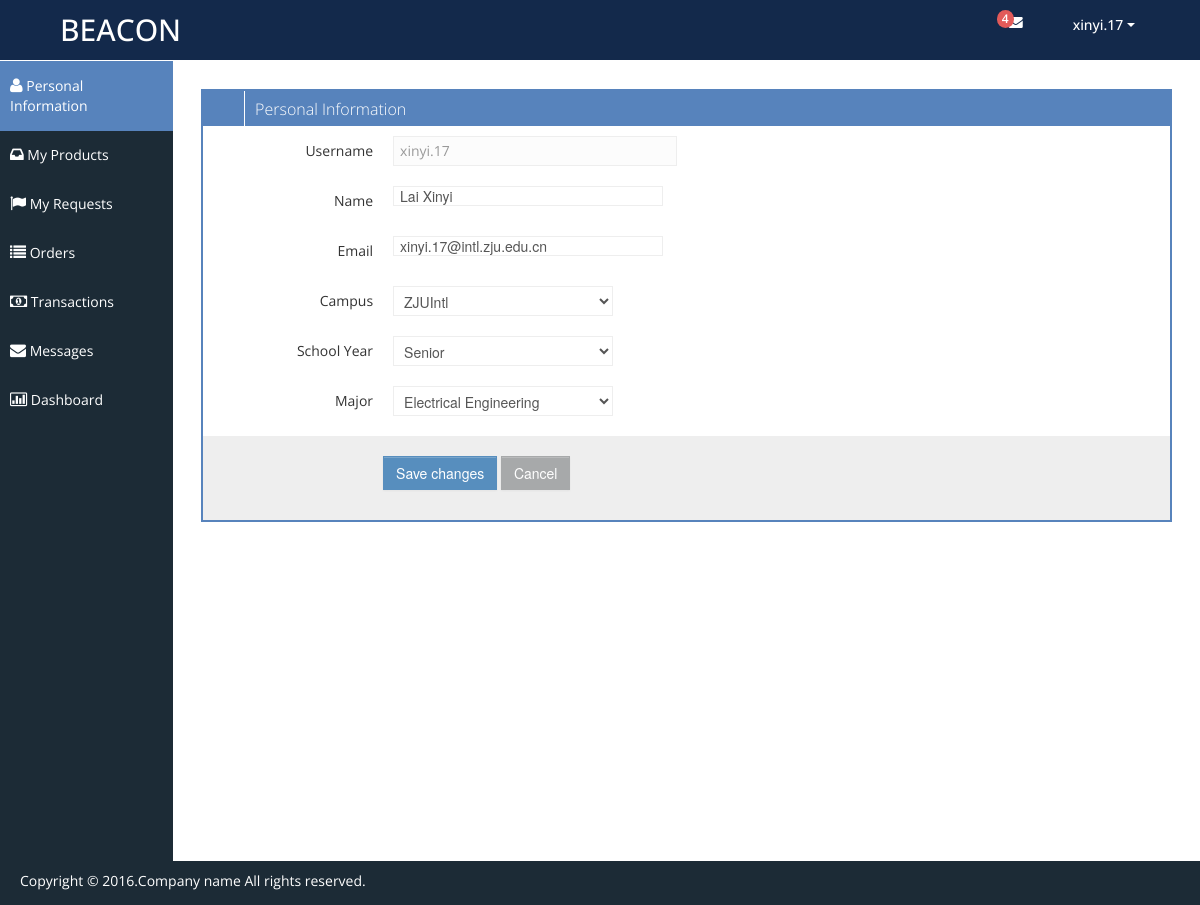
Screenshot of /profile.php (signed in) with the database file from the repository.
### tables this page shows
CREATE TABLE `Users` (
  `NetId` varchar(50) NOT NULL,
  `Password` varchar(50) DEFAULT NULL,
  `Name` varchar(50) DEFAULT NULL,
  `Email` varchar(50) DEFAULT NULL,
  `Campus` varchar(10) DEFAULT NULL,
  `Major` varchar(10) DEFAULT NULL,
  `Year` varchar(10) DEFAULT NULL,
  `DateJoin` timestamp NOT NULL DEFAULT CURRENT_TIMESTAMP
);

### profile.php (the view, shortened to what this page needs)
<?php
	$curr_user = $_SESSION['curr_user'];
	if (empty($curr_user)) {
		$msg = "curr_user is empty";
	}
	else {
		$conn = connectDB();
		if ($_SERVER["REQUEST_METHOD"] == "POST") {
			$name = ppc($_POST["name"]);
			$email = ppc($_POST["email"]);
			$campus = $_POST['campus'];
			$major = $_POST['major'];
			$year = $_POST['year'];
			$msg = $nameErr = $emailErr = "";
			if (empty($name)) {
				$nameErr = "* Name cannot be empty.";
			}
			if (empty($email)) {
				$emailErr = "* Email cannot be empty.";
			} else if (!preg_match("/([\w\-]+\@[\w\-]+\.[\w\-]+)/",$email)) {
				$emailErr = "* Invalid email format.";
			}
			if ($nameErr || $emailErr) {
				$msg = "* Please check your input again";
			}
			else {
				$sql = "UPDATE Users
						SET name = '$name', campus = '$campus', email = '$email', major = '$major', year = '$year'
						WHERE NetId = '$curr_user'";
				if ($conn->query($sql)) {
					$msg = "Successfully changed!";
				} else {
					$msg = "Error: " . $sql . "<br>" . $conn->error;
				}
			}
		}
		else {
			$sql = "SELECT * FROM Users WHERE NetId='$curr_user' ";
			$result = $conn->query($sql);
			if ($result && $result->num_rows == 1) {
				$row = $result->fetch_assoc();
				$name = $row["Name"];
				$email = $row["Email"];
				$campus = $row["Campus"];
				$year = $row["Year"];
				$major = $row["Major"];
			} else {
				$msg = "curr_user is not in database!";
			}
		}
	}
?>
<!DOCTYPE html>
<html lang="en">
<head>
	<link id="bootstrap-style" href="css/bootstrap.min.css" rel="stylesheet">
	<link href="css/bootstrap-responsive.min.css" rel="stylesheet">
	<link id="base-style" href="css/style.css" rel="stylesheet">
	<link id="base-style-responsive" href="css/style-responsive.css" rel="stylesheet">
</head>
<body>
	<div class="navbar">
		<div class="navbar-inner">
			<div class="container-fluid">
				<a class="brand" href="index.html"><span>BEACON</span></a>
				<div class="nav-no-collapse header-nav">
					<ul class="nav pull-right">
						<li class="dropdown hidden-phone">
							<a class="btn dropdown-toggle" data-toggle="dropdown" href="#">
								<i class="icon-envelope"></i>
								<span class="badge red">
								4 </span>
							</a>
						</li>
						<li class="dropdown">
							<a class="btn dropdown-toggle" data-toggle="dropdown" href="#">
								<span><?php echo $curr_user; ?></span>
								<span class="caret"></span>
							</a>
						</li>
					</ul>
				</div>
			</div>
		</div>
	</div>
	<div class="container-fluid-full">
	<div class="row-fluid">
	<div id="sidebar-left" class="span2">
		<div class="nav-collapse sidebar-nav">
			<ul class="nav nav-tabs nav-stacked main-menu">
				<li><a href="profile.php"><i class="icon-user"></i><span class="hidden-tablet"> Personal Information</span></a></li>
				<li><a href="myproducts.html"><i class="icon-inbox"></i><span class="hidden-tablet"> My Products</span></a></li>
				<li><a href="myrequests.html"><i class="icon-flag"></i><span class="hidden-tablet"> My Requests</span></a></li>
				<li><a href="orders.html"><i class="icon-list"></i><span class="hidden-tablet"> Orders</span></a></li>
				<li><a href="transactions.html"><i class="icon-money"></i><span class="hidden-tablet"> Transactions</span></a></li>
				<li><a href="messages.html"><i class="icon-envelope"></i><span class="hidden-tablet"> Messages</span></a></li>
				<li><a href="dashboard.html"><i class="icon-bar-chart"></i><span class="hidden-tablet"> Dashboard</span></a></li>
			</ul>
		</div>
	</div>
	<div id="content" class="span10">
		<div class="row-fluid sortable">
			<div class="box span12">
				<div class="box-header" data-original-title>
					<h2><i class="halflings-icon white edit"></i><span class="break"></span>Personal Information</h2>
					<div class="box-icon">
						<a href="#" class="btn-setting"><i class="halflings-icon white wrench"></i></a>
						<a href="#" class="btn-minimize"><i class="halflings-icon white chevron-up"></i></a>
						<a href="#" class="btn-close"><i class="halflings-icon white remove"></i></a>
					</div>
				</div>
				<div class="box-content">
					<form class="form-horizontal" action="<?php echo $_SERVER['PHP_SELF'];?>" method="POST">
						<fieldset>
							<div class="control-group">
								<label class="control-label">Username</label>
								<div class="controls">
									<span class="input-xlarge uneditable-input"><?php echo $curr_user; ?></span>
								</div>
							</div>
							<div class="control-group">
								<label class="control-label" for="focusedInput">Name</label>
								<div class="controls">
									<input class="input-xlarge focused" id="focusedInput" type="text" name="name" value="<?php echo $name; ?>">
								</div>
							</div>
							<div class="control-group">
								<label class="control-label" for="focusedInput">Email</label>
								<div class="controls">
									<input class="input-xlarge focused" id="focusedInput" type="text" name="email" value="<?php echo $email; ?>">
								</div>
							</div>
							<div class="control-group">
								<label class="control-label" for="selectError3">Campus</label>
								<div class="controls">
								<select id="selectError3" name="campus">
									<option <?php echo $campus=='ZJUIntl' ? 'selected':'' ?>>ZJUIntl</option>
								</select>
								</div>
							</div>
							<div class="control-group">
								<label class="control-label" for="selectError3">School Year</label>
								<div class="controls">
								<select id="selectError3" name="year">
									<option <?php echo $year=='Senior' ? 'selected':'' ?>>Senior</option>
								</select>
								</div>
							</div>
							<div class="control-group">
								<label class="control-label" for="selectError3">Major</label>
								<div class="controls">
								<select id="selectError3" name="major">
									<option value='EE' <?php echo $major=='EE' ? 'selected':'' ?>>Electrical Engineering</option>
								</select>
								</div>
							</div>
							<div class="form-actions">
								<button type="submit" class="btn btn-primary">Save changes</button>
								<button class="btn">Cancel</button>
							</div>
						</fieldset>
						</form>
				</div>
			</div>
		</div>
</div>
		</div>
		</div>
	<footer>
		<p>
			<span style="text-align:left;float:left">Copyright &copy; 2016.Company name All rights reserved.</span>
		</p>
	</footer>
</body>
</html>

### css/style-responsive.css (style rules this page uses)
@media (min-width: 1200px) { .container-fluid-full { overflow: hidden; position: relative; height: 100%; } }
@media (min-width: 1200px) { #content { width: 85.578%; padding: 28px; margin: 0px 0px; margin-left: 14.422% !important; } }
@media (min-width: 1200px) { #sidebar-left { background: #1C2B36; margin-left: 0px !important; position: absolute; height: 100%; } }
@media (min-width: 1200px) { .sidebar-nav > ul { margin: 0px; } }
@media (min-width: 1200px) { footer { margin: 0px 0px 0px 0px; padding: 10px 20px; } }

### css/halflings.css (style rules this page uses)
html, html .halflings { -webkit-font-smoothing: antialiased !important; }
.halflings-icon { display: inline-block; width: 14px; height: 14px; line-height: 14px; vertical-align: text-top; background-image: url(../img/glyphicons_halflings.svg); background-position: 0 0; background-repeat: no-repeat; vertical-align: top; *display: inline; *zoom: 1; *margin-right: .3em; }
.halflings-icon.white { background-image: url(../img/glyphicons_halflings-white.svg); }
.halflings-icon.remove { background-position: -312px 0; }
.halflings-icon.edit { background-position: -96px -72px; }
.halflings-icon.chevron-up { background-position: -288px -120px; }
.halflings-icon.wrench { background-position: -360px -144px; }

### rows the page displays
users: name "Lai Xinyi", email "xinyi.17@intl.zju.edu.cn", campus "ZJUIntl", year "Senior", major "Electrical Engineering"

### other values shown
$curr_user "xinyi.17"
